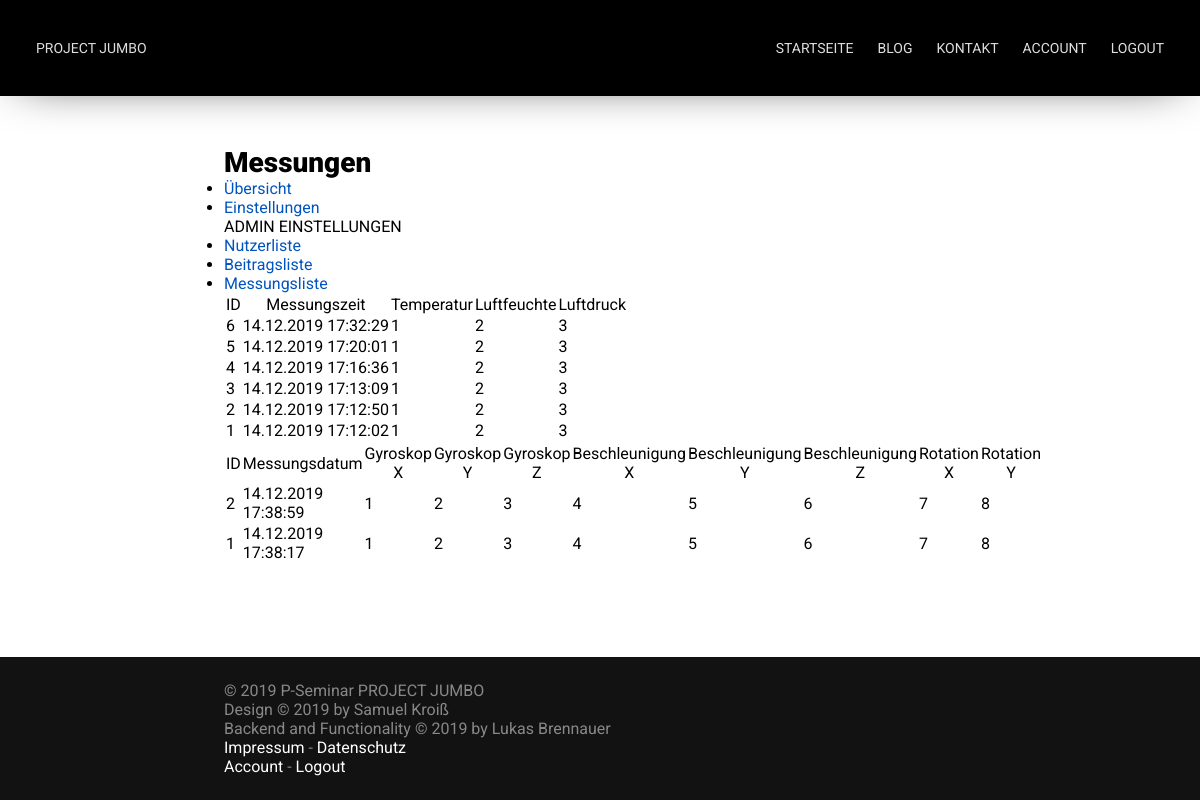
/admin/measurements (signed in), run on an earlier commit of the app's database.
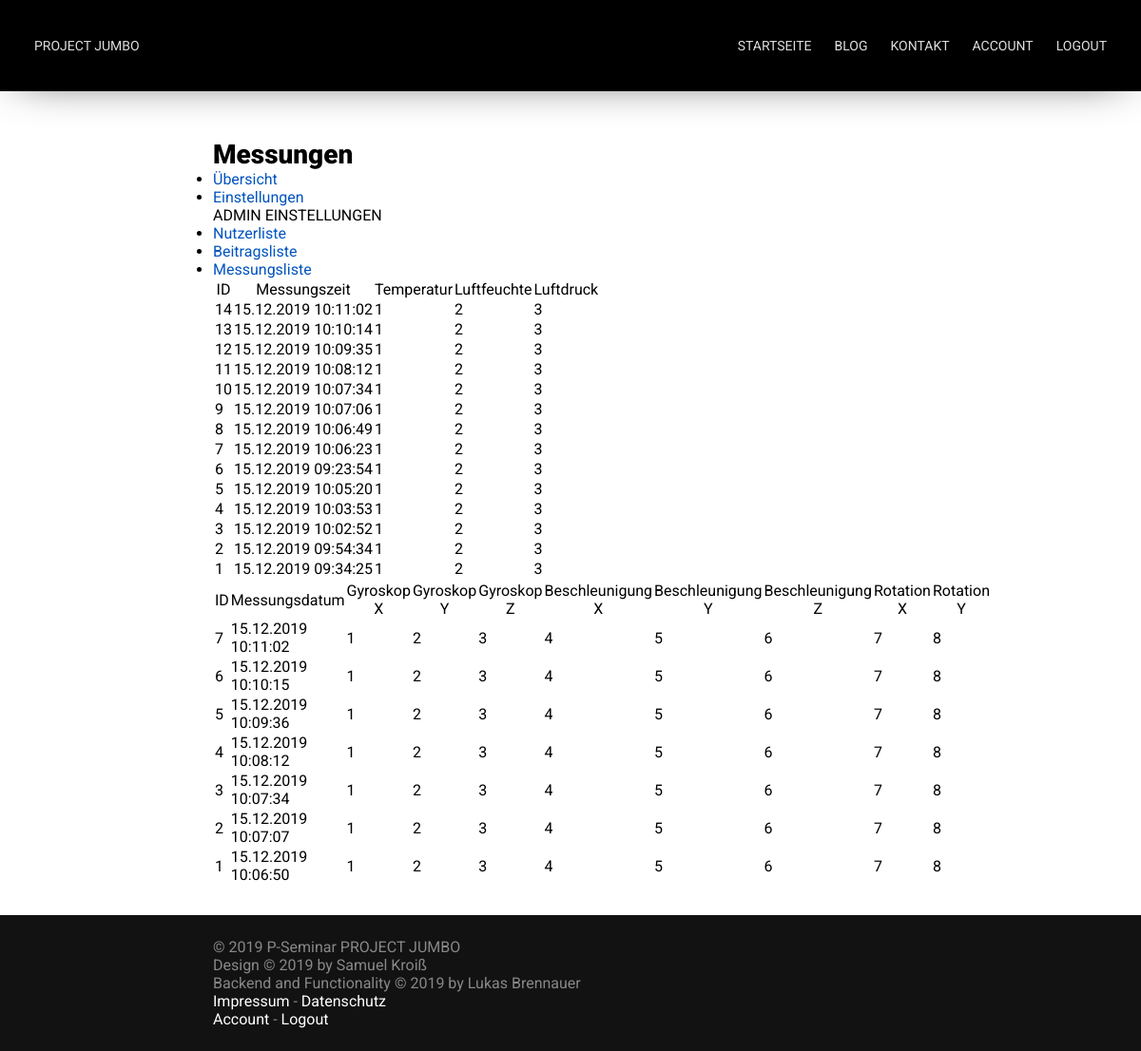
And on a later commit of the database.
### app/models.py (models this page shows)
class BME(db.Model):
    id = db.Column(db.Integer, primary_key=True)
    time = db.Column(db.DateTime)
    temperature = db.Column(db.Integer)
    humidity = db.Column(db.Integer)
    pressure = db.Column(db.Integer)

class MPU(db.Model):
    id = db.Column(db.Integer, primary_key=True)
    time = db.Column(db.DateTime)
    gyroscope_x = db.Column(db.Integer)
    gyroscope_y = db.Column(db.Integer)
    gyroscope_z = db.Column(db.Integer)
    acceleration_x = db.Column(db.Integer)
    acceleration_y = db.Column(db.Integer)
    acceleration_z = db.Column(db.Integer)
    rot_x = db.Column(db.Integer)
    rot_y = db.Column(db.Integer)

### app/routes/admin_pages.py (the view)
@app.route('/admin/measurements', methods=['GET'])
@login_required
def measurements():
    if current_user.admin_acc:
        bme_vals = BME.query.order_by(-BME.id).all()
        mpu_vals = MPU.query.order_by(-MPU.id).all()
        return render_template("admin/measurements.html", title="Messungen", bme_vals=bme_vals, mpu_vals=mpu_vals)
    else:
        return render_template("errors/error.html", title="Error", error="You're not allowed to use that page!")

### app/models.py (called while the page is built)
@login.user_loader
def load_user(id):
    return User.query.get(id)

### templates/admin/measurements.html (shortened to what this page needs)
{% extends 'user/main.html' %}
{% block user_content %}
{% if bme_vals|length < 1 %}
<p>Es sind keine BME-Messungen verfügbar.</p>
{% else %}
<table>
    <tr>
        <th>ID</th>
        <th>Messungszeit</th>
        <th>Temperatur</th>
        <th>Luftfeuchte</th>
        <th>Luftdruck</th>
    </tr>
    {% for bme_val in bme_vals %}
    <tr>
        <td>{{ bme_val.id }}</td>
        <td>{{ bme_val.time.__format__('%d.%m.%Y' ' ' '%H:%M:%S') }}</td>
        <td>{{ bme_val.temperature }}</td>
        <td>{{ bme_val.humidity }}</td>
        <td>{{ bme_val.pressure }}</td>
    </tr>
    {% endfor %}
</table>
{% endif %}
{% if mpu_vals|length < 1 %}
<p>Es sind keine MPU-Messungen verfügbar.</p>
{% else %}
<table>
    <tr>
        <th>ID</th>
        <th>Messungsdatum</th>
        <th>Gyroskop X</th>
        <th>Gyroskop Y</th>
        <th>Gyroskop Z</th>
        <th>Beschleunigung X</th>
        <th>Beschleunigung Y</th>
        <th>Beschleunigung Z</th>
        <th>Rotation X</th>
        <th>Rotation Y</th>
    </tr>
    {% for mpu_val in mpu_vals %}
    <tr>
        <td>{{ mpu_val.id }}</td>
        <td>{{ mpu_val.time.__format__('%d.%m.%Y' ' ' '%H:%M:%S') }}</td>
        <td>{{ mpu_val.gyroscope_x }}</td>
        <td>{{ mpu_val.gyroscope_y }}</td>
        <td>{{ mpu_val.gyroscope_z }}</td>
        <td>{{ mpu_val.acceleration_x }}</td>
        <td>{{ mpu_val.acceleration_y }}</td>
        <td>{{ mpu_val.acceleration_z }}</td>
        <td>{{ mpu_val.rot_x }}</td>
        <td>{{ mpu_val.rot_y }}</td>
    </tr>
    {% endfor %}
</table>
{% endif %}
{% endblock %}

### templates/user/main.html
{% extends 'base.html' %}
{% block content %}
	<nav>
        <ul>
            <li><a href="{{ url_for('user_page') }}">Übersicht</a></li>
            <li><a href="{{ url_for('user_settings') }}">Einstellungen</a></li>
            {% if current_user.admin_acc == true %}
            <span>ADMIN EINSTELLUNGEN</span>
            <li><a href="{{ url_for('admin_users') }}">Nutzerliste</a></li>
            <li><a href="{{ url_for('admin_posts') }}">Beitragsliste</a></li>
            <li><a href="{{ url_for('measurements') }}">Messungsliste</a></li>
            {% endif %}
        </ul>
    </nav>
    {% block user_content %}  {% endblock %}
{% endblock %}

### templates/base.html (shortened to what this page needs)
<!DOCTYPE html>
<html>
	<head>
		<link href="{{ url_for('static', filename='css/main.css') }}" rel="stylesheet">
		<link href="{{ url_for('static', filename='css/nav.css') }}" rel="stylesheet">
		<link href="{{ url_for('static', filename='css/footer.css') }}" rel="stylesheet">
		<link href="{{ url_for('static', filename='css/drag_and_drop.css') }}" rel="stylesheet">
	</head>
	<body>
		<div id="container">
			<nav id="nav" bg>
				<a href="{{ url_for('index') }}">Project Jumbo</a>
				<ul>
					<li><a href="{{ url_for('index') }}#begin">Startseite</a></li>
					<li><a href="{{ url_for('blog') }}">Blog</a></li>
					<li><a href="{{ url_for('contact') }}">Kontakt</a></li>
					{% if current_user.is_authenticated %}
					<li><a href="{{ url_for('user_page') }}">Account</a></li>
					<li><a href="{{ url_for('logout') }}">Logout</a></li>
					{% else %}
					<li><a href="{{ url_for('login') }}">Login</a></li>
					{% endif %}
				</ul>
			</nav>
			<div class="spacer nav"></div>
			<section id="content">
				<h1>{{ title }}</h1>
				{% block content %}  {% endblock %}
			</section>
			<div class="spacer footer"></div>
			<footer id="footer">
				<p>
					&copy; 2019 P-Seminar PROJECT JUMBO<br />
					Design &copy; 2019 by Samuel Kroiß<br />
					Backend and Functionality &copy; 2019 by Lukas Brennauer<br />
					<a href="#">Impressum</a> - <a href="#">Datenschutz</a><br />
					{% if current_user.is_authenticated %}
					<a href="{{ url_for('user_page') }}">Account</a> - <a href="{{ url_for('logout') }}">Logout</a>
					{% else %}
					<a href="{{ url_for('login') }}">Login</a>
					{% endif %}
				</p>
			</footer>
		</div>
	</body>
</html>

### static/css/main.css (style rules this page uses)
:root { --nav-link-color: #DEDEDE; --nav-link-color-hover: #FFFFFF; --link-color: #0054bf; }
* { margin: 0; padding: 0; font-family: 'Roboto', sans-serif; font-size: 16px; font-weight: 400; text-decoration: none; scroll-behavior: smooth; }
body { width: 100%; height: 100%; overflow-x: hidden; overflow-y: scroll; }
.spacer { width: 100vw; }
.spacer.nav { height: 96px; }
.spacer.footer { height: 124px; }
#container { display: block; width: 100%; min-height: 100vh; position: relative; }
#content { max-width: 800px; margin: 0 auto; padding: 50px 24px; width: 100%; box-sizing: border-box; }
h1, h2, h3 { font-weight: 900; }
h1 { font-size: 28px; }
a { color: var(--link-color); }

### static/css/nav.css (style rules this page uses)
#nav { width: 100%; height: 96px; box-sizing: border-box; position: fixed; z-index: 10; overflow: hidden; transition: background 500ms, box-shadow 500ms, height 300ms; }
#nav[bg] { background: #000000; box-shadow: 0px 0px 50px -20px rgba(0,0,0,1); }
#nav ul { float: right; display: flex; }
#nav ul li { list-style-type: none; }
#nav a { color: var(--nav-link-color); text-transform: uppercase; font-size: 14px; line-height: 48px; float: left; padding: 0 12px; display: block; transition: color 100ms; }
#nav a { font-family: 'Alata', sans-serif; }
#nav ul li a { font-family: 'Roboto', sans-serif; }
@media only screen and (min-width: 900px) { #nav { padding: 24px; } }

### static/css/footer.css (style rules this page uses)
#footer { width: 100%; background: #121212; position: absolute; right: 0; bottom: 0; left: 0; }
#footer p { max-width: 800px; margin: 0 auto; padding: 24px; color: #888888; box-sizing: border-box; }
#footer a { color: #FFFFFF; }

What changed in the data, as far as the page shows it:
added BME: id "14", time.__format__ "15.12.2019 10:11:02", temperature "1", humidity "2", pressure "3"
added BME: id "13", time.__format__ "15.12.2019 10:10:14", temperature "1", humidity "2", pressure "3"
added BME: id "12", time.__format__ "15.12.2019 10:09:35", temperature "1", humidity "2", pressure "3"
added BME: id "11", time.__format__ "15.12.2019 10:08:12", temperature "1", humidity "2", pressure "3"
added BME: id "10", time.__format__ "15.12.2019 10:07:34", temperature "1", humidity "2", pressure "3"
added BME: id "9", time.__format__ "15.12.2019 10:07:06", temperature "1", humidity "2", pressure "3"
added BME: id "8", time.__format__ "15.12.2019 10:06:49", temperature "1", humidity "2", pressure "3"
added BME: id "7", time.__format__ "15.12.2019 10:06:23", temperature "1", humidity "2", pressure "3"
changed BME id 6: time.__format__ "14.12.2019 17:32:29" → "15.12.2019 09:23:54"
changed BME id 5: time.__format__ "14.12.2019 17:20:01" → "15.12.2019 10:05:20"
changed BME id 4: time.__format__ "14.12.2019 17:16:36" → "15.12.2019 10:03:53"
changed BME id 3: time.__format__ "14.12.2019 17:13:09" → "15.12.2019 10:02:52"
changed BME id 2: time.__format__ "14.12.2019 17:12:50" → "15.12.2019 09:54:34"
changed BME id 1: time.__format__ "14.12.2019 17:12:02" → "15.12.2019 09:34:25"
added MPU: id "7", time.__format__ "15.12.2019 10:11:02", gyroscope_x "1", gyroscope_y "2", gyroscope_z "3", acceleration_x "4", acceleration_y "5", acceleration_z "6", rot_x "7", rot_y "8"
added MPU: id "6", time.__format__ "15.12.2019 10:10:15", gyroscope_x "1", gyroscope_y "2", gyroscope_z "3", acceleration_x "4", acceleration_y "5", acceleration_z "6", rot_x "7", rot_y "8"
added MPU: id "5", time.__format__ "15.12.2019 10:09:36", gyroscope_x "1", gyroscope_y "2", gyroscope_z "3", acceleration_x "4", acceleration_y "5", acceleration_z "6", rot_x "7", rot_y "8"
added MPU: id "4", time.__format__ "15.12.2019 10:08:12", gyroscope_x "1", gyroscope_y "2", gyroscope_z "3", acceleration_x "4", acceleration_y "5", acceleration_z "6", rot_x "7", rot_y "8"
added MPU: id "3", time.__format__ "15.12.2019 10:07:34", gyroscope_x "1", gyroscope_y "2", gyroscope_z "3", acceleration_x "4", acceleration_y "5", acceleration_z "6", rot_x "7", rot_y "8"
changed MPU id 2: time.__format__ "14.12.2019 17:38:59" → "15.12.2019 10:07:07"
changed MPU id 1: time.__format__ "14.12.2019 17:38:17" → "15.12.2019 10:06:50"
